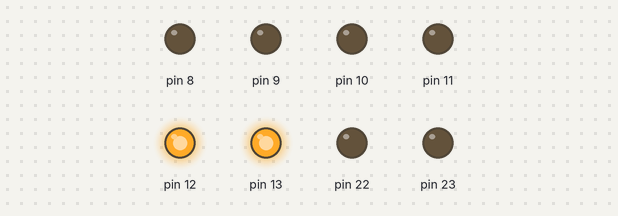
The sketch below on a simulated Arduino Uno, built with avr-gcc and run on an emulated ATmega328P. Parts: output pins drawn as LEDs (lit = HIGH). What the sketch prints to the serial monitor is not drawn.

Above: at 0.1 s.
Timing chart, 0 to 1.6 s (numbered marks = the images above):
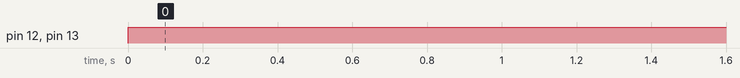

The sketch:

transmit.ino
```cpp
int main(){
  USART_Init();

  DDRB = 0xFF;
  PORTB |= (1 << PB4) | (1 << PB5);

  loop:
    if (!(PINB & (1 << PB4))){
      USART_Write("1\n");
    } else {
      USART_Write("0\n");
    }
    if (!(PINB & (1 << PB5))){
      USART_Write("3\n");
    } else {
      USART_Write("2\n");
    }
    _delay_ms(200);
  goto loop;
}

// int uart_putchar(char c, FILE *stream) {
void USART_Init() {
    // Initialize UART with baud rate 9600
    UBRR0H = 0;
    UBRR0L = 103;  // 9600 baud rate at 16MHz clock
    UCSR0B = (1 << RXEN0) | (1 << TXEN0);  // Enable RX and TX
    UCSR0C = (1 << UCSZ01) | (1 << UCSZ00); // 8-bit data
}


void USART_Write(char *str) {
    while (*str) {
        while (!(UCSR0A & (1 << UDRE0)));  // Wait for the transmit buffer to be empty
        UDR0 = *str++;  // Send data and move to the next character
    }
}
```

Measured:
- by itself, pin 12, pin 13: LOW → HIGH at 0.00 s
